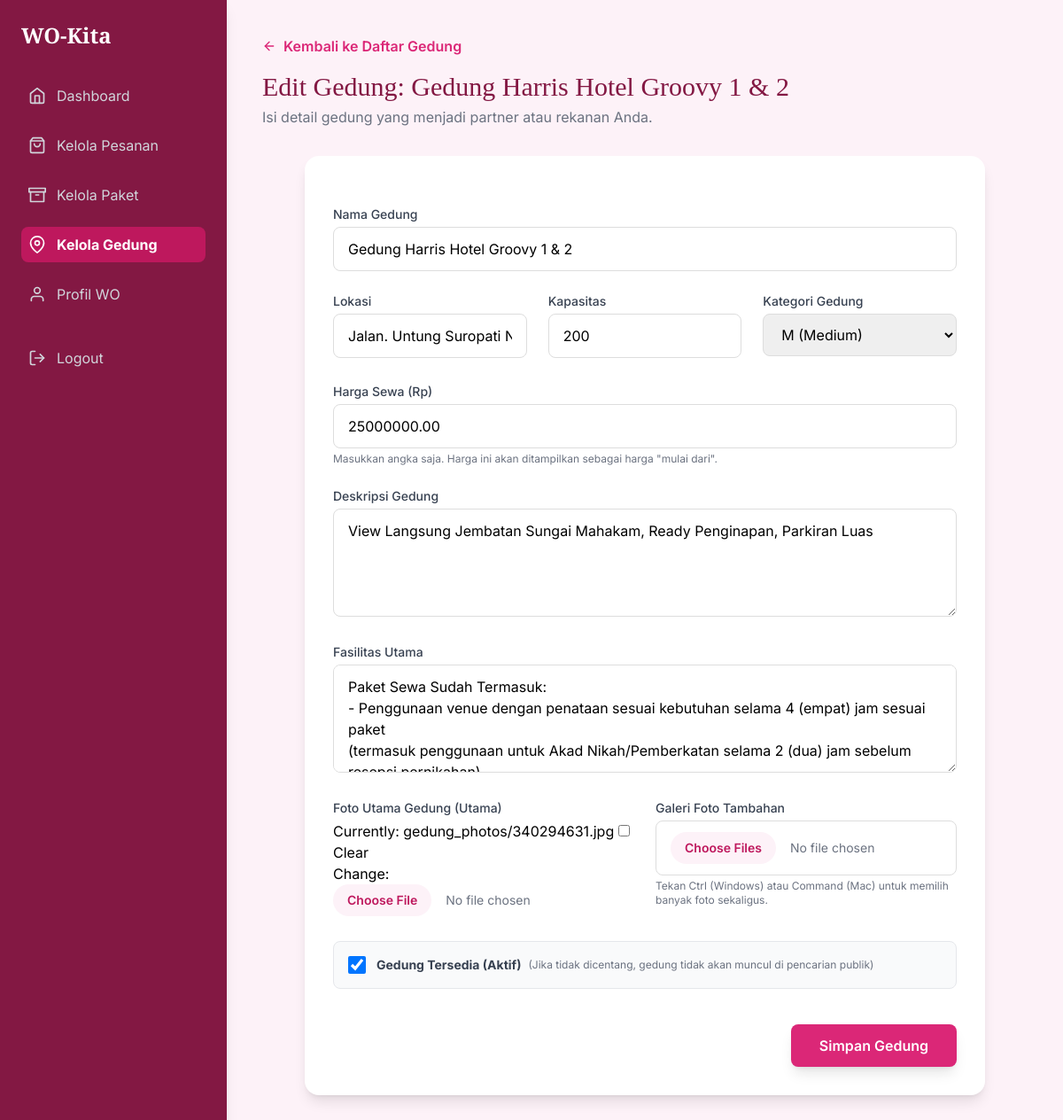
The page /organizer/edit-gedung/7/ (signed in) on the database as committed earlier.
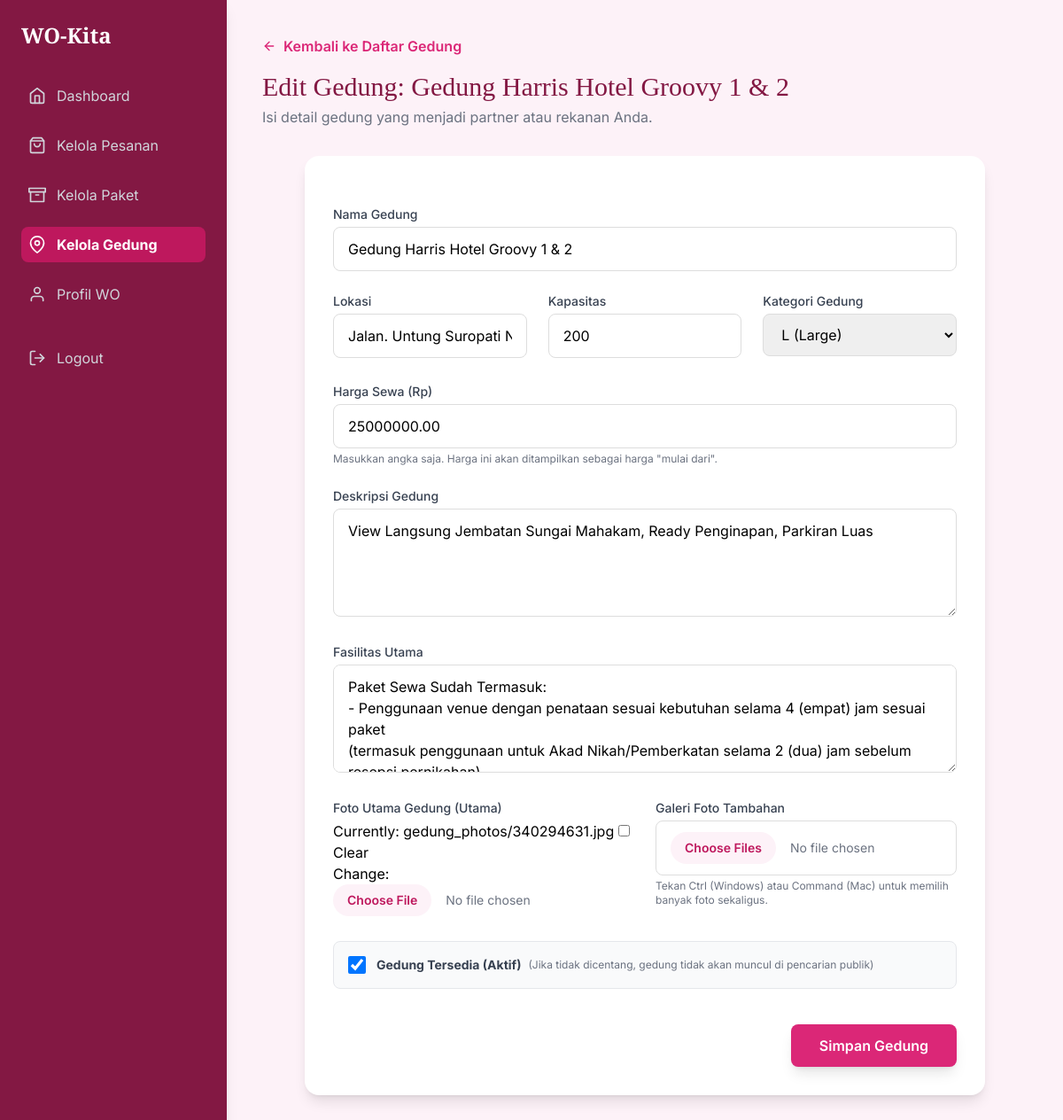
The same page on the database as committed later.
### organizer/models.py (models this page shows, shortened)
class Gedung(models.Model):
    KATEGORI_CHOICES = [
        ('S', 'S (Small)'),
        ('M', 'M (Medium)'),
        ('L', 'L (Large)'),
    ]
    wo = models.ForeignKey(
        settings.AUTH_USER_MODEL,
        on_delete=models.SET_NULL,
        null=True,
        blank=True,
        related_name='gedung_wo'
    )
    nama_gedung = models.CharField(max_length=100)
    lokasi = models.CharField(max_length=255)
    kapasitas = models.CharField(max_length=100)
    harga_sewa = models.DecimalField(max_digits=12, decimal_places=2)
    foto_gedung = models.ImageField(upload_to='gedung_photos/', null=True, blank=True)
    deskripsi = models.TextField(null=True, blank=True)
    kategori = models.CharField(max_length=1, choices=KATEGORI_CHOICES, default='M')
    fasilitas = models.TextField(null=True, blank=True)
    is_active = models.BooleanField(default=True, verbose_name="Status Aktif")
    created_at = models.DateTimeField(default=timezone.now)

### organizer/views.py (the view)
# urls.py: path('edit-gedung/<int:gedung_id>/', views.edit_gedung, name='edit_gedung'),
@login_required
def edit_gedung(request, gedung_id):
    gedung = get_object_or_404(Gedung, id=gedung_id)
    if gedung.wo != request.user: return redirect('kelola_gedung')
    if request.method == 'POST':
        form = GedungForm(request.POST, request.FILES, instance=gedung)
        if form.is_valid():
            form.save()
            images = request.FILES.getlist('galeri_foto')
            for image in images:
                FotoGedung.objects.create(gedung=gedung, foto=image)
            messages.success(request, f"Gedung '{gedung.nama_gedung}' berhasil diperbarui.")
            return redirect('kelola_gedung')
    else:
        form = GedungForm(instance=gedung)
    return render(request, 'organizer/tambah_gedung.html', {'form': form, 'page_title': f'Edit Gedung: {gedung.nama_gedung}'})

### organizer/templates/organizer/tambah_gedung.html (shortened to what the changed rows need)
<!DOCTYPE html>
<html lang="id">
<head>
    <script src="https://cdn.tailwindcss.com"></script>
</head>
<body class="min-h-screen">
    <div class="flex">
        <aside class="w-64 bg-primary-dark text-white p-6 hidden lg:block min-h-screen shadow-lg">
            <h1 class="text-2xl font-serif-display font-bold mb-8">WO-Kita</h1>
        </aside>
        <main class="flex-1 p-6 md:p-10">
            <header class="mb-8">
                <h2 class="text-3xl font-serif-display text-primary-dark">{{ page_title }}</h2>
            </header>
            <div class="max-w-3xl mx-auto bg-white p-8 rounded-2xl shadow-lg">
                <form method="POST" enctype="multipart/form-data" class="space-y-6">
                    <div>
                        <label class="block text-sm font-medium text-gray-700 mb-1">{{ form.nama_gedung.label }}</label>
                        {{ form.nama_gedung }}
                    </div>
                    <div class="grid grid-cols-1 md:grid-cols-3 gap-6">
                        <div>
                            <label class="block text-sm font-medium text-gray-700 mb-1">{{ form.lokasi.label }}</label>
                            {{ form.lokasi }}
                        </div>
                        <div>
                            <label class="block text-sm font-medium text-gray-700 mb-1">{{ form.kapasitas.label }}</label>
                            {{ form.kapasitas }}
                        </div>
                        <div>
                            <label class="block text-sm font-medium text-gray-700 mb-1">{{ form.kategori.label }}</label>
                            {{ form.kategori }}
                        </div>
                    </div>
                    <div>
                        <label class="block text-sm font-medium text-gray-700 mb-1">{{ form.harga_sewa.label }}</label>
                        {{ form.harga_sewa }}
                        <p class="text-xs text-gray-500 mt-1">Masukkan angka saja. Harga ini akan ditampilkan sebagai harga "mulai dari".</p>
                    </div>
                    <div>
                        <label class="block text-sm font-medium text-gray-700 mb-1">{{ form.deskripsi.label }}</label>
                        {{ form.deskripsi }}
                    </div>
                    <div>
                        <label class="block text-sm font-medium text-gray-700 mb-1">{{ form.fasilitas.label }}</label>
                        {{ form.fasilitas }}
                    </div>
                    <div class="grid grid-cols-1 md:grid-cols-2 gap-6">
                        <div>
                            <label class="block text-sm font-medium text-gray-700 mb-1">{{ form.foto_gedung.label }} (Utama)</label>
                            {{ form.foto_gedung }}
                        </div>
                    </div>
                    <div class="flex items-center bg-gray-50 p-4 rounded-lg border border-gray-200">
                        {{ form.is_active }}
                        <label class="ml-3 block text-sm font-bold text-gray-700">
                            {{ form.is_active.label }}
                        </label>
                        <span class="ml-2 text-xs text-gray-500">(Jika tidak dicentang, gedung tidak akan muncul di pencarian publik)</span>
                    </div>
                </form>
            </div>
        </main>
    </div>
</body>
</html>

Rows that differ between the two databases and show on the page:
changed Gedung "Gedung Harris Hotel Groovy 1 & 2": kategori "M (Medium)" → "L (Large)"
